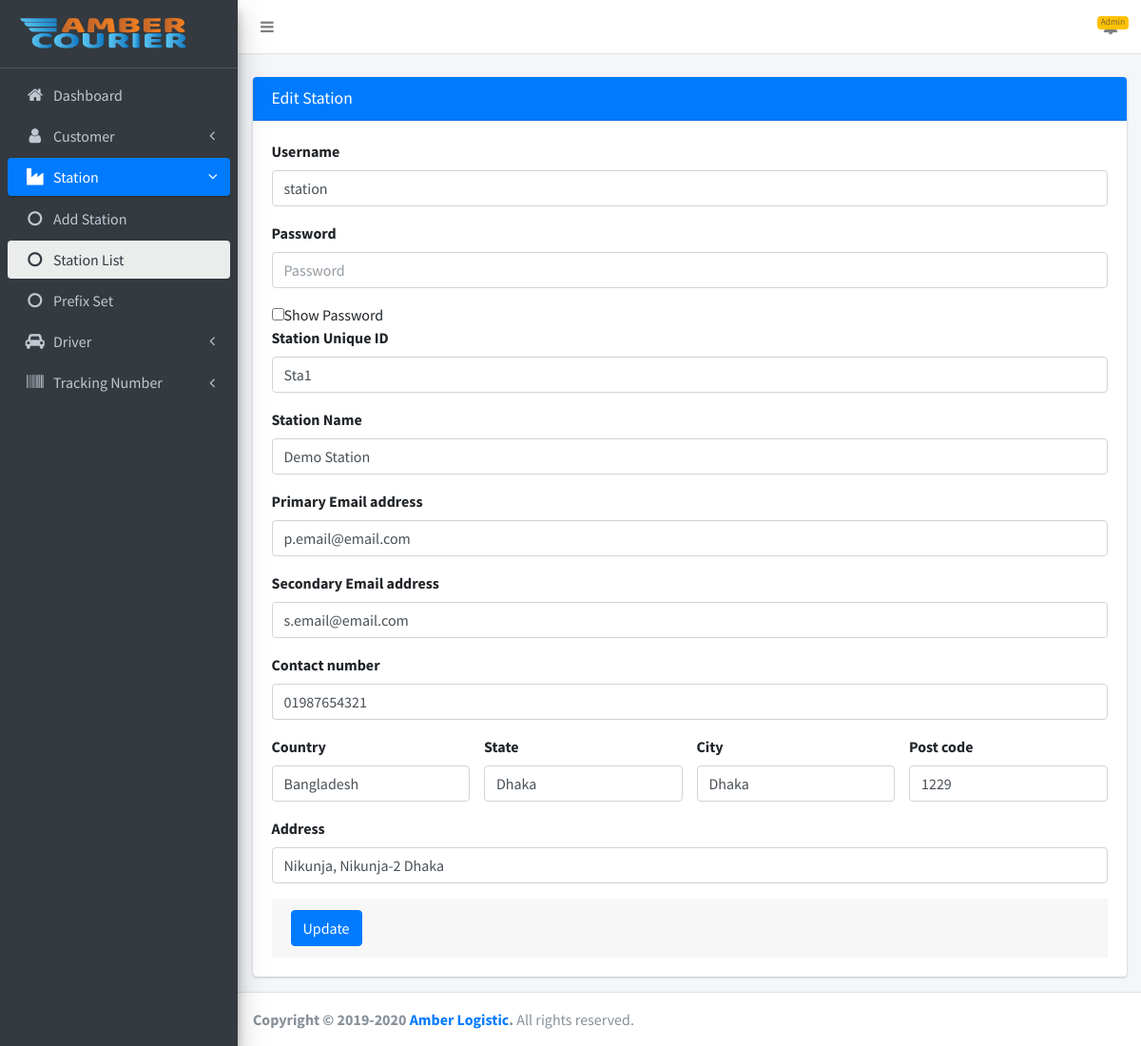
Screenshot of /admin/stations/edit.php?id=2 (signed in) with the database file from the repository.
### tables this page shows
CREATE TABLE `stations` (
  `id` int(11) NOT NULL,
  `username` varchar(255) DEFAULT NULL,
  `password` varchar(255) DEFAULT NULL,
  `unique_id` varchar(255) DEFAULT NULL,
  `name` varchar(255) DEFAULT NULL,
  `primary_email` varchar(255) DEFAULT NULL,
  `secondary_email` varchar(255) DEFAULT NULL,
  `contact_number` varchar(255) DEFAULT NULL,
  `country` varchar(255) DEFAULT NULL,
  `state` varchar(255) DEFAULT NULL,
  `city` varchar(255) DEFAULT NULL,
  `post_code` varchar(255) DEFAULT NULL,
  `address` varchar(255) DEFAULT NULL,
  `created_at` timestamp NULL DEFAULT current_timestamp()
);

### admin/stations/edit.php (the view, shortened to what this page needs)
<?php
include(ROOT_PATH . "includes/db.php");
$id = $_GET['id'];
$query = "select * from stations where id='$id' LIMIT 1";
$result = mysqli_query($con, $query);
$row = mysqli_fetch_assoc($result);
?>
<!DOCTYPE html>
<html lang="en">
<?php
include(ROOT_PATH . "admin/includes/head.php");
?>
<body class="hold-transition sidebar-mini layout-fixed">
<div class="wrapper">
    <?php
    include(ROOT_PATH . "admin/includes/header.php");
    include(ROOT_PATH . "admin/includes/sidebar.php");
    ?>
    <div class="content-wrapper">
        <br>
        <section class="content">
            <div class="container-fluid">
                <div class="row">
                    <div class="col-md-12">
                        <div class="card card-primary">
                            <div class="card-header">
                                <h3 class="card-title"> Edit Station</h3>
                            </div>
                            <form role="form" action="#" method="post">
                                <div class="card-body">
                                    <div class="form-group">
                                        <label for="username">Username</label>
                                        <input type="text" class="form-control" name="username" id="username" value="<?php echo $row['username'];?>"
                                               placeholder="Enter station's username">
                                    </div>
                                    <div class="form-group">
                                        <label for="password">Password</label>
                                        <input type="password" pattern=".{6,}" class="form-control" name="password"
                                               id="password" placeholder="Password"
                                               title="8 characters minimum">
                                    </div>
                                    <input type="checkbox" onclick="showPassword()">Show Password
                                    <div class="form-group">
                                        <label for="unique_id">Station Unique ID</label>
                                        <input type="text" class="form-control" name="unique_id" id="unique_id" value="<?php echo $row['unique_id'];?>"
                                               placeholder="ID for station">
                                    </div>
                                    <div class="form-group">
                                        <label for="name">Station Name</label>
                                        <input type="text" class="form-control" name="name" id="name" value="<?php echo $row['name'];?>"
                                               placeholder="Name for station">
                                    </div>
                                    <div class="form-group">
                                        <label for="primary_email">Primary Email address</label>
                                        <input type="email" class="form-control" name="primary_email" id="primary_email" value="<?php echo $row['primary_email'];?>"
                                               placeholder="Enter primary email">
                                    </div>
                                    <div class="form-group">
                                        <label for="secondary_email">Secondary Email address</label>
                                        <input type="email" class="form-control" name="secondary_email" value="<?php echo $row['secondary_email'];?>"
                                               id="secondary_email" placeholder="Enter secondary email">
                                    </div>
                                    <div class="form-group">
                                        <label for="contact_number">Contact number</label>
                                        <input type="text" class="form-control" name="contact_number" value="<?php echo $row['contact_number'];?>"
                                               id="contact_number" placeholder="Enter contact number">
                                    </div>
                                    <div class="row">
                                        <div class="form-group col-md-3">
                                            <label for="country">Country</label>
                                            <input type="text" class="form-control" name="country" id="country" value="<?php echo $row['country'];?>"
                                                   placeholder="Enter country name">
                                        </div>
                                        <div class="form-group col-md-3">
                                            <label for="state">State</label>
                                            <input type="text" class="form-control" name="state" id="state" value="<?php echo $row['state'];?>"
                                                   placeholder="Enter state name">
                                        </div>
                                        <div class="form-group col-md-3">
                                            <label for="city">City</label>
                                            <input type="text" class="form-control" name="city" id="city" value="<?php echo $row['city'];?>"
                                                   placeholder="Enter city name">
                                        </div>
                                        <div class="form-group col-md-3">
                                            <label for="post_code">Post code</label>
                                            <input type="text" class="form-control" name="post_code" id="post_code" value="<?php echo $row['post_code'];?>"
                                                   placeholder="Enter post code">
                                        </div>
                                    </div>
                                    <div class="form-group">
                                        <label for="address">Address</label>
                                        <input type="text" class="form-control" name="address" id="address" value="<?php echo $row['address'];?>"
                                               placeholder="Enter Address">
                                    </div>
                                    <div class="card-footer">
                                        <input type="submit" class="btn btn-primary" name="update" value="Update" id="update"/>
                                    </div>
                                </div>
                            </form>
                        </div>
                    </div>
                </div>
            </div>
        </section>
    </div>
    <?php include(ROOT_PATH . "admin/includes/footer.php"); ?>
</div>
</body>
</html>

### rows the page displays
stations: username "station", unique_id "Sta1", name "Demo Station", primary_email "p.email@email.com", secondary_email "s.email@email.com", contact_number "01987654321", country "Bangladesh", state "Dhaka", city "Dhaka", post_code "1229", address "Nikunja, Nikunja-2 Dhaka"

### other values shown
Session::get('admin') "Admin"
